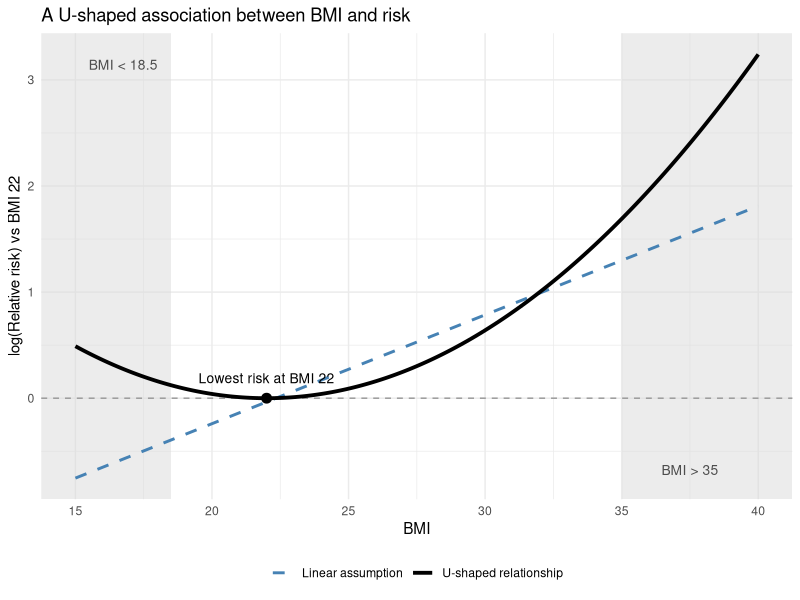
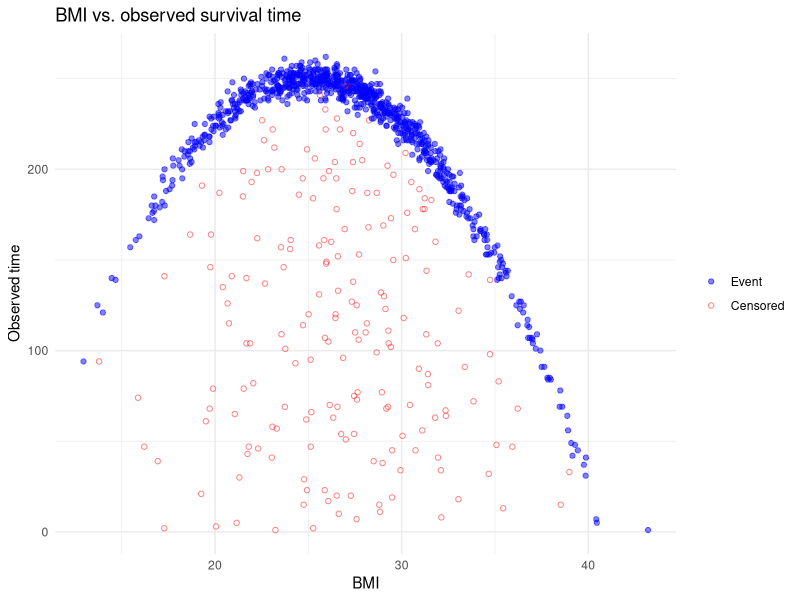
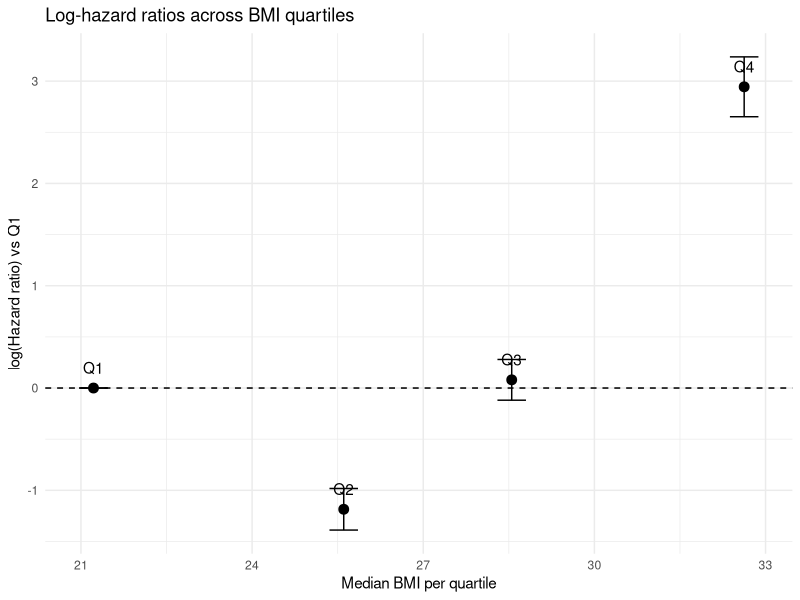
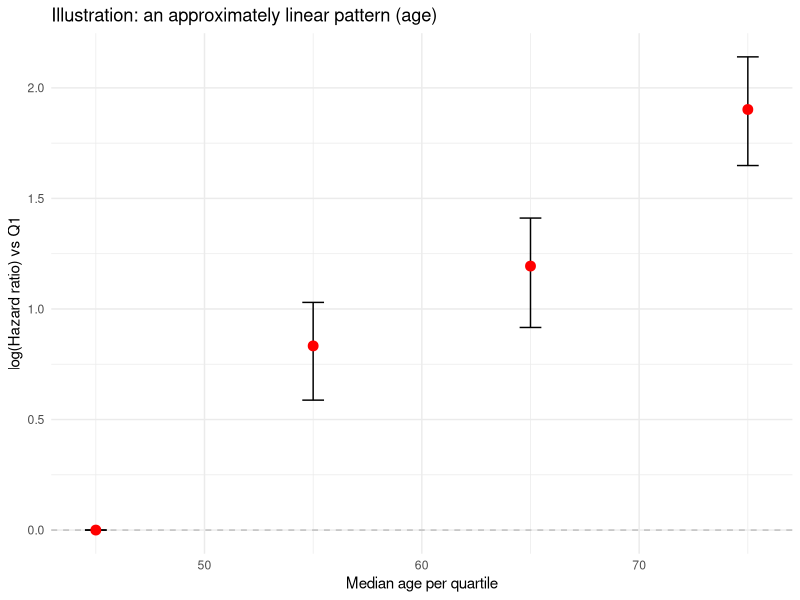
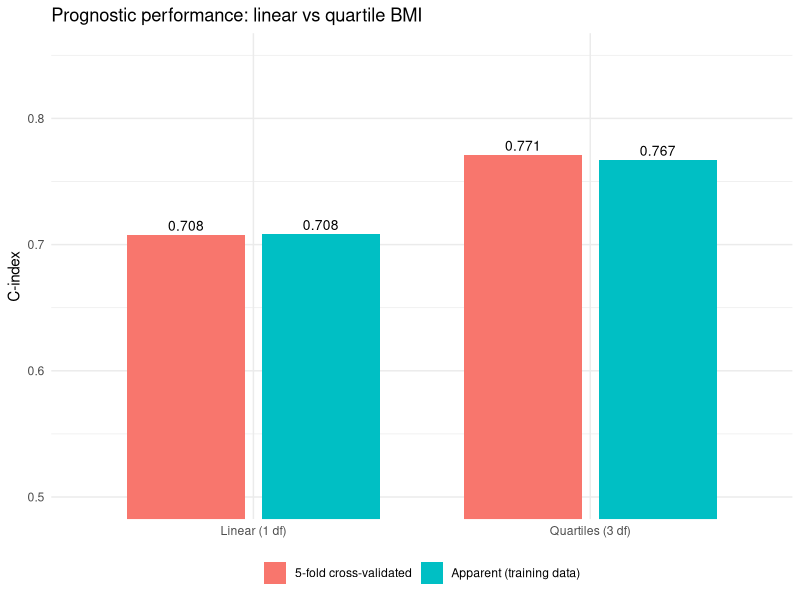
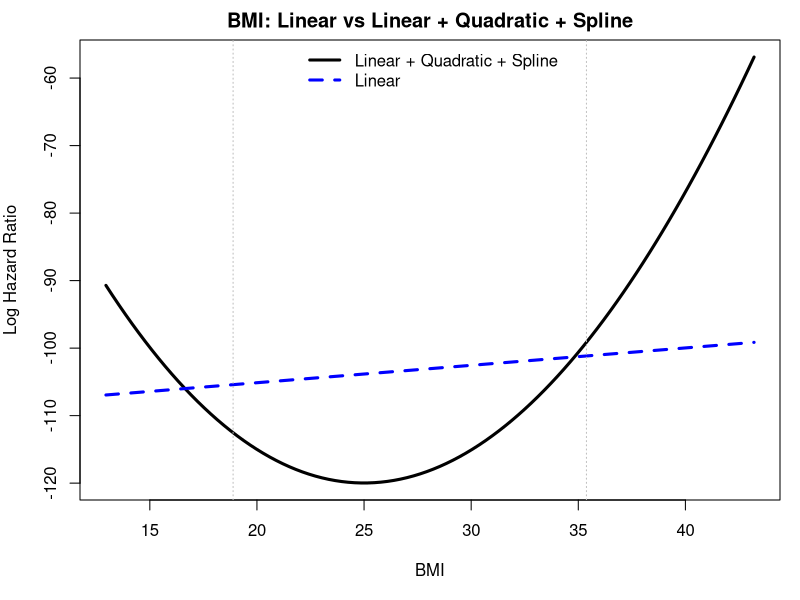
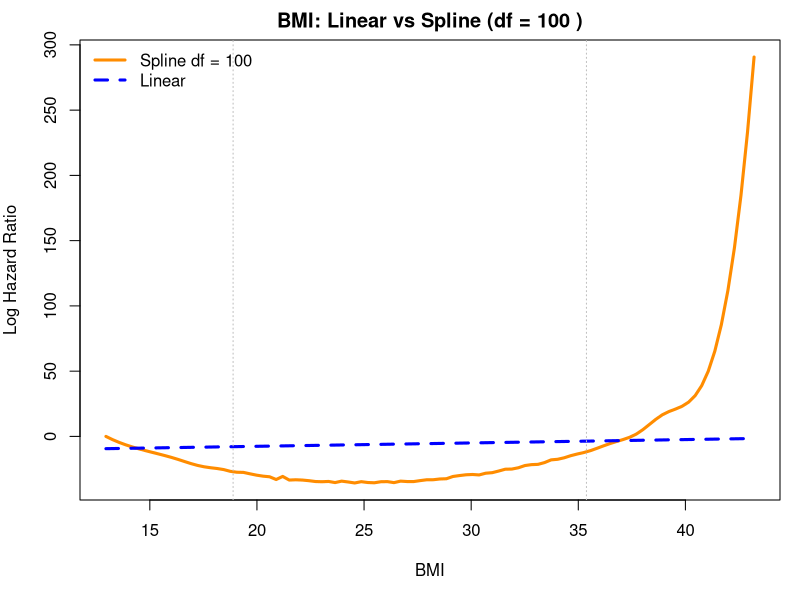
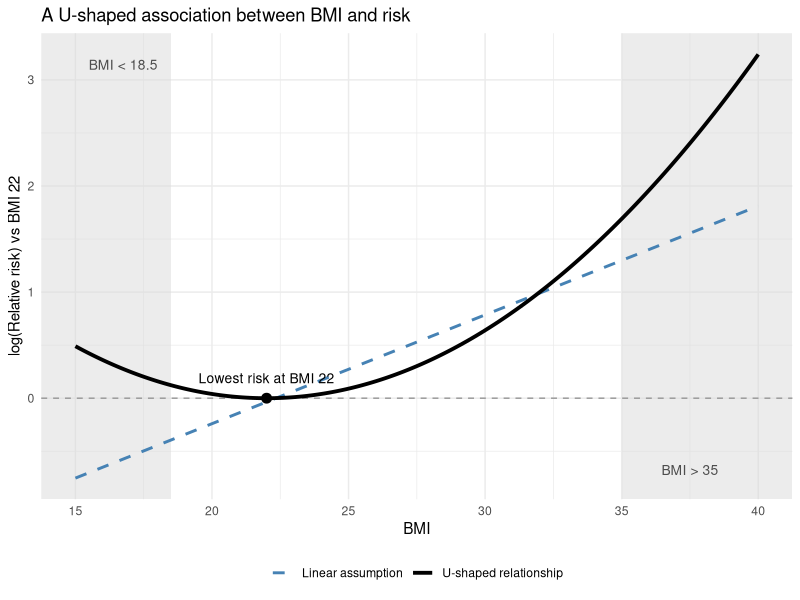

The R source for these figures, in order:
# ==========================================================
# Title:   Checking the Functional Form of a Continuous Covariate
#          in a Cox Proportional Hazards Model (synthetic BMI example)
# Authors: Fan Fan & Jane Liu
# Date:    2025-07-16 (revised 2026-10-19)
# Purpose: Simulate a U-shaped BMI–survival relationship, then compare
#          linear, quartile, quadratic and spline specifications of BMI.
#
# Figures produced (saved to `out_dir`):
#   fig1_u_shape_concept.png    - conceptual U-shaped BMI–risk curve
#   fig2_bmi_vs_time.png        - BMI vs observed time, events vs censored
#   fig3a_quartile_loghr.png    - log-HR by BMI quartile
#   fig3b_age_illustration.png  - illustrative (hand-entered) linear pattern
#   fig4_model_comparison.png   - C-index, linear vs quartile BMI
#   fig5a_quad_spline.png       - linear vs linear + quadratic + spline
#   fig5b_overfit_spline.png    - very flexible spline (df = 100)
# ==========================================================

library(dplyr)
library(survival)
library(ggplot2)
library(splines)

# ---------------------------------------------------------
# 0. Parameters (change here, everything below follows)
# ---------------------------------------------------------
seed            <- 123
n               <- 1000      # number of patients
bmi_mean        <- 27
bmi_sd          <- 5
bmi_optimum     <- 25        # BMI with the longest expected survival
max_time        <- 200
noise_mean      <- 50
noise_sd        <- 5
target_censor   <- 0.20      # target proportion censored
censor_mode     <- "independent"  # "independent" (recommended) or "original"
k_folds         <- 5         # folds for cross-validated C-index
out_dir         <- "figures"

dir.create(out_dir, showWarnings = FALSE)
set.seed(seed)

# ---------------------------------------------------------
# Figure 1: conceptual U-shaped BMI–risk curve (illustration, no data)
#   log relative risk is set to 0 at BMI 22 and rises on both sides.
#   A straight line fitted to the same curve shows what a linear
#   term would capture instead.
# ---------------------------------------------------------
fig1_optimum <- 22
fig1_df <- data.frame(bmi = seq(15, 40, by = 0.1)) %>%
  mutate(log_rr = 0.01 * (bmi - fig1_optimum)^2)  # U-shape on the log scale
# Best straight line on the log scale, weighted toward typical BMIs
fig1_wts    <- dnorm(fig1_df$bmi, mean = bmi_mean, sd = bmi_sd)
fig1_linear <- lm(log_rr ~ bmi, data = fig1_df, weights = fig1_wts)
fig1_df$log_rr_linear <- predict(fig1_linear)

p_fig1 <- ggplot(fig1_df, aes(bmi)) +
  annotate("rect", xmin = -Inf, xmax = 18.5, ymin = -Inf, ymax = Inf,
           fill = "gray85", alpha = 0.5) +
  annotate("rect", xmin = 35, xmax = Inf, ymin = -Inf, ymax = Inf,
           fill = "gray85", alpha = 0.5) +
  annotate("text", x = 16.75, y = max(fig1_df$log_rr) * 0.97,
           label = "BMI < 18.5", size = 3.5, colour = "gray30") +
  annotate("text", x = 37.5, y = min(fig1_df$log_rr_linear) * 0.9,
           label = "BMI > 35", size = 3.5, colour = "gray30") +
  geom_hline(yintercept = 0, linetype = "dashed", colour = "gray60") +
  geom_line(aes(y = log_rr_linear, colour = "Linear assumption"),
            linewidth = 1, linetype = "dashed") +
  geom_line(aes(y = log_rr, colour = "U-shaped relationship"), linewidth = 1.3) +
  geom_point(data = data.frame(bmi = fig1_optimum, log_rr = 0), aes(y = log_rr),
             size = 3) +
  annotate("text", x = fig1_optimum, y = 0, vjust = -1.5,
           label = paste("Lowest risk at BMI", fig1_optimum), size = 3.5) +
  scale_colour_manual(values = c("U-shaped relationship" = "black",
                                 "Linear assumption" = "steelblue")) +
  scale_x_continuous(breaks = seq(15, 40, 5)) +
  labs(x = "BMI", y = paste0("log(Relative risk) vs BMI ", fig1_optimum),
       colour = NULL,
       title = "A U-shaped association between BMI and risk") +
  theme_minimal() +
  theme(legend.position = "bottom")
print(p_fig1)
ggsave(file.path(out_dir, "fig1_u_shape_concept.png"), p_fig1, width = 7, height = 5)

# ---------------------------------------------------------
# 1. Simulate data
# ---------------------------------------------------------
bmi <- rnorm(n, mean = bmi_mean, sd = bmi_sd)

# U-shaped true survival time: longest at bmi_optimum
noise     <- rnorm(n, mean = noise_mean, sd = noise_sd)
true_time <- round(pmax(max_time - (bmi - bmi_optimum)^2 + noise, 1))

if (censor_mode == "independent") {
  # Censoring time drawn independently of the event time (non-informative
  # censoring, as the Cox model assumes). The exponential rate is tuned so
  # that about `target_censor` of patients end up censored.
  u <- runif(n)
  censor_prop <- function(rate) mean(ceiling(-log(u) / rate) < true_time)
  rate <- uniroot(function(r) censor_prop(r) - target_censor,
                  interval = c(1e-6, 1))$root
  censor_time <- ceiling(-log(u) / rate)
} else {
  # Original scheme: 20% of patients get a censoring time drawn between 1 and
  # their own true time. Note this makes censoring depend on the outcome.
  censor_flag <- rbinom(n, 1, target_censor)
  censor_time <- ifelse(censor_flag == 1,
                        round(runif(n, min = 1, max = true_time)),
                        Inf)
}

surv_data <- data.frame(
  id     = seq_len(n),
  bmi    = bmi,
  time   = pmin(true_time, censor_time),
  status = as.integer(true_time <= censor_time)   # 1 = event, 0 = censored
)

cat("\nCensoring check (0 = censored, 1 = event):\n")
print(prop.table(table(surv_data$status)))
n_events <- sum(surv_data$status)
cat("Number of events:", n_events, "\n")

# ---------------------------------------------------------
# 2. Figure 2: BMI vs observed time
# ---------------------------------------------------------
p_fig2 <- ggplot(surv_data,
                 aes(bmi, time,
                     colour = factor(status, 1:0, c("Event", "Censored")),
                     shape  = factor(status, 1:0, c("Event", "Censored")))) +
  geom_point(alpha = 0.5) +
  scale_colour_manual(values = c(Event = "blue", Censored = "red")) +
  scale_shape_manual(values = c(Event = 19, Censored = 1)) +
  labs(x = "BMI", y = "Observed time", colour = NULL, shape = NULL,
       title = "BMI vs. observed survival time") +
  theme_minimal()
print(p_fig2)
ggsave(file.path(out_dir, "fig2_bmi_vs_time.png"), p_fig2, width = 7, height = 5)

# ---------------------------------------------------------
# 3. Quartile model (Figure 3A)
# ---------------------------------------------------------
quartile_breaks <- quantile(surv_data$bmi, probs = seq(0, 1, 0.25))
surv_data$bmi_quartile <- cut(surv_data$bmi, breaks = quartile_breaks,
                              include.lowest = TRUE,
                              labels = c("Q1", "Q2", "Q3", "Q4"))
# cut() returns a factor whose first level (Q1) is the reference

cox_quartile <- coxph(Surv(time, status) ~ bmi_quartile, data = surv_data)
print(summary(cox_quartile))

quartile_medians <- surv_data %>%
  group_by(bmi_quartile) %>%
  summarize(median_bmi = median(bmi), .groups = "drop")

ci <- confint(cox_quartile)   # on the log-HR scale
quartile_df <- data.frame(
  bmi_quartile = c("Q1", sub("bmi_quartile", "", names(coef(cox_quartile)))),
  log_hr       = c(0, coef(cox_quartile)),
  lower        = c(0, ci[, 1]),
  upper        = c(0, ci[, 2])
) %>%
  left_join(quartile_medians %>% mutate(bmi_quartile = as.character(bmi_quartile)),
            by = "bmi_quartile")

p_fig3a <- ggplot(quartile_df, aes(median_bmi, log_hr)) +
  geom_hline(yintercept = 0, linetype = "dashed") +
  geom_errorbar(aes(ymin = lower, ymax = upper), width = 0.5) +
  geom_point(size = 3) +
  geom_text(aes(label = bmi_quartile), vjust = -1.2) +
  labs(x = "Median BMI per quartile", y = "log(Hazard ratio) vs Q1",
       title = "Log-hazard ratios across BMI quartiles") +
  theme_minimal()
print(p_fig3a)
ggsave(file.path(out_dir, "fig3a_quartile_loghr.png"), p_fig3a, width = 7, height = 5)

# ---------------------------------------------------------
# 4. Figure 3B: illustrative linear pattern (hand-entered, NOT simulated)
# ---------------------------------------------------------
age_illustration <- data.frame(
  age_quartile = c("Q1", "Q2", "Q3", "Q4"),
  median_age   = c(45, 55, 65, 75),      # illustrative median ages
  HR           = c(1.0, 2.3, 3.3, 6.7),  # illustrative hazard ratios
  lower        = c(1.0, 1.8, 2.5, 5.2),
  upper        = c(1.0, 2.8, 4.1, 8.5)
)

p_fig3b <- ggplot(age_illustration, aes(median_age, log(HR))) +
  geom_hline(yintercept = 0, linetype = "dashed", colour = "gray") +
  geom_errorbar(aes(ymin = log(lower), ymax = log(upper)), width = 1) +
  geom_point(size = 3, colour = "red") +
  labs(x = "Median age per quartile", y = "log(Hazard ratio) vs Q1",
       title = "Illustration: an approximately linear pattern (age)") +
  theme_minimal()
print(p_fig3b)
ggsave(file.path(out_dir, "fig3b_age_illustration.png"), p_fig3b, width = 7, height = 5)

# ---------------------------------------------------------
# 5. Compare linear vs quartile BMI (Figure 4)
# ---------------------------------------------------------
model_formulas <- list(
  "Linear (1 df)"    = Surv(time, status) ~ bmi,
  "Quartiles (3 df)" = Surv(time, status) ~ bmi_quartile
)
# bquote() writes each formula into the stored call, so predict() on new
# data can rebuild the model frame later
fits <- lapply(model_formulas, function(f)
  eval(bquote(coxph(.(f), data = surv_data))))

# Apparent (in-sample) C-index, read from the fitted models
apparent_c <- sapply(fits, function(f) unname(f$concordance["concordance"]))

# K-fold cross-validated C-index: fit on K-1 folds, score the held-out fold.
# Quartile cut points are re-derived inside each training fold.
cv_cindex <- function(formula, data, k) {
  folds <- sample(rep(seq_len(k), length.out = nrow(data)))
  sapply(seq_len(k), function(i) {
    train <- data[folds != i, ]
    test  <- data[folds == i, ]
    brks  <- quantile(train$bmi, seq(0, 1, 0.25))
    brks[c(1, 5)] <- c(-Inf, Inf)
    lab <- c("Q1", "Q2", "Q3", "Q4")
    train$bmi_quartile <- cut(train$bmi, brks, labels = lab)
    test$bmi_quartile  <- cut(test$bmi,  brks, labels = lab)
    fit <- coxph(formula, data = train)
    test$lp <- predict(fit, newdata = test, type = "lp")
    # reverse = TRUE: higher linear predictor means shorter survival
    unname(concordance(Surv(time, status) ~ lp, data = test,
                       reverse = TRUE)$concordance)
  }) %>% mean()
}
set.seed(seed)
cv_c <- sapply(model_formulas, cv_cindex, data = surv_data, k = k_folds)

model_comparison <- data.frame(
  model      = names(fits),
  df         = sapply(fits, function(f) sum(!is.na(coef(f)))),
  AIC        = sapply(fits, AIC),
  apparent_C = apparent_c,
  cv_C       = cv_c,
  row.names  = NULL
)
cat("\nModel comparison (lower AIC is better; higher C is better):\n")
print(model_comparison, digits = 4)

p_fig4 <- model_comparison %>%
  tidyr::pivot_longer(c(apparent_C, cv_C), names_to = "type", values_to = "C") %>%
  mutate(type = recode(type, apparent_C = "Apparent (training data)",
                       cv_C = paste0(k_folds, "-fold cross-validated")),
         model = factor(model, levels = names(fits))) %>%
  ggplot(aes(model, C, fill = type)) +
  geom_col(position = position_dodge(0.8), width = 0.7) +
  geom_text(aes(label = sprintf("%.3f", C)),
            position = position_dodge(0.8), vjust = -0.4, size = 3.5) +
  coord_cartesian(ylim = c(0.5, 0.85)) +
  labs(x = NULL, y = "C-index", fill = NULL,
       title = "Prognostic performance: linear vs quartile BMI") +
  theme_minimal() +
  theme(legend.position = "bottom")
print(p_fig4)
ggsave(file.path(out_dir, "fig4_model_comparison.png"), p_fig4, width = 7, height = 5)

# ---------------------------------------------------------
# 6. Linear vs linear + quadratic + spline (Figure 5A)
# ---------------------------------------------------------
library(splines)

# Set up
bmi <- surv_data$bmi
bmi_quad <- bmi^2
bmi_spline_basis <- bs(bmi, degree = 3, df = 3)

# Create transformed dataset
surv_data_transformed <- cbind(surv_data,
                               bmi_quad = bmi^2,
                               bmi_cub1 = bmi_spline_basis[,1],
                               bmi_cub2 = bmi_spline_basis[,2],
                               bmi_cub3 = bmi_spline_basis[,3]
)
# Fit both models
cox_linear <- coxph(Surv(time, status) ~ bmi, data = surv_data_transformed)
cox_quad_spline <- coxph(Surv(time, status) ~ bmi + bmi_quad + bmi_cub1 + bmi_cub2 + bmi_cub3,
                         data = surv_data_transformed)
# Note: bmi_cub2 and bmi_cub3 have NA coefficients. The cubic spline basis
# already contains linear and quadratic components, so these two columns are
# redundant with bmi and bmi_quad; coxph drops them automatically.
coef(cox_quad_spline)

# Predict log hazard over range of BMI
X <- seq(min(bmi), max(bmi), length.out = 100)
X_quad <- X^2
X_spline <- predict(bmi_spline_basis, newx = X)   # same knots as the fitted basis

# Coefficients (dropped terms contribute nothing, so treat NA as 0)
coef_spline <- coef(cox_quad_spline)
coef_spline[is.na(coef_spline)] <- 0
coef_linear <- coef(cox_linear)

# Predict linear predictors
pred_spline <- X * coef_spline["bmi"] +
  X_quad * coef_spline["bmi_quad"] +
  X_spline[,1] * coef_spline["bmi_cub1"] +
  X_spline[,2] * coef_spline["bmi_cub2"] +
  X_spline[,3] * coef_spline["bmi_cub3"]

pred_linear <- X * coef_linear["bmi"]

# Shift for comparison
pred_linear <- pred_linear + (mean(pred_spline) - mean(pred_linear))

# Plot and save (Figure 5A)
plot_fig5a <- function() {
  par(mfrow=c(1,1), mar = c(5, 4, 2, 1))
  plot(X, pred_spline, type="l", lwd=3, col="black",
       xlab="BMI", ylab="Log Hazard Ratio",
       main="BMI: Linear vs Linear + Quadratic + Spline")
  lines(X, pred_linear, lwd=3, lty=2, col="blue")
  abline(v = quantile(bmi, c(0.05, 0.95)), col = "gray", lty = 3)
  legend("top", legend = c("Linear + Quadratic + Spline", "Linear"),
         col = c("black", "blue"), lty = c(1, 2), lwd = 3, bty = "n")
}
plot_fig5a()                                   # show on screen
png(file.path(out_dir, "fig5a_quad_spline.png"), width = 8, height = 5, units = "in", res = 300)
plot_fig5a()                                   # save to file
dev.off()


# ---------------------------------------------------------
# 7. Very flexible spline, df = 100 (Figure 5B)
# ---------------------------------------------------------

# ----- Set parameters -----
df_spline <- 100  # change this to increase/decrease degrees of freedom

# Set up
bmi <- surv_data$bmi

# Create spline basis
bmi_spline_basis <- bs(bmi, df = df_spline)
colnames(bmi_spline_basis) <- paste0("bmi_spline", 1:df_spline)

# Add spline basis columns to dataset
surv_data_transformed <- cbind(surv_data, bmi_spline_basis)

# Build formula dynamically for spline terms
formula_terms <- paste(colnames(bmi_spline_basis), collapse = " + ")
cox_formula <- as.formula(paste("Surv(time, status) ~", formula_terms))

# Fit the spline model
cox_spline <- coxph(cox_formula, data = surv_data_transformed)

# Predict log hazard over range of BMI
X <- seq(min(bmi), max(bmi), length.out = 100)
X_spline <- predict(bmi_spline_basis, newx = X)   # same knots as the fitted basis

# Coefficients for spline model (treat any dropped terms as 0)
coef_spline <- coef(cox_spline)
coef_spline[is.na(coef_spline)] <- 0

# Predict linear predictors for spline model
pred_spline <- drop(X_spline %*% coef_spline)

# Predict for linear model
coef_linear <- coef(cox_linear)
pred_linear <- X * coef_linear["bmi"]

# Align for comparison
pred_linear <- pred_linear + (mean(pred_spline) - mean(pred_linear))

# Plot and save comparison (Figure 5B)
plot_fig5b <- function() {
  par(mfrow = c(1,1), mar = c(5, 4, 2, 1))
  plot(X, pred_spline, type = "l", lwd = 3, col = "darkorange",
       xlab = "BMI", ylab = "Log Hazard Ratio",
       main = paste("BMI: Linear vs Spline (df =", df_spline, ")"))
  lines(X, pred_linear, lwd = 3, lty = 2, col = "blue")
  abline(v = quantile(bmi, c(0.05, 0.95)), col = "gray", lty = 3)
  legend("topleft", legend = c(paste("Spline df =", df_spline), "Linear"),
         col = c("darkorange", "blue"), lty = c(1, 2), lwd = 3, bty = "n")
}
plot_fig5b()                                   # show on screen
png(file.path(out_dir, "fig5b_overfit_spline.png"), width = 8, height = 5, units = "in", res = 300)
plot_fig5b()                                   # save to file
dev.off()

cat("\nDone. Figures saved to:", normalizePath(out_dir), "\n")
